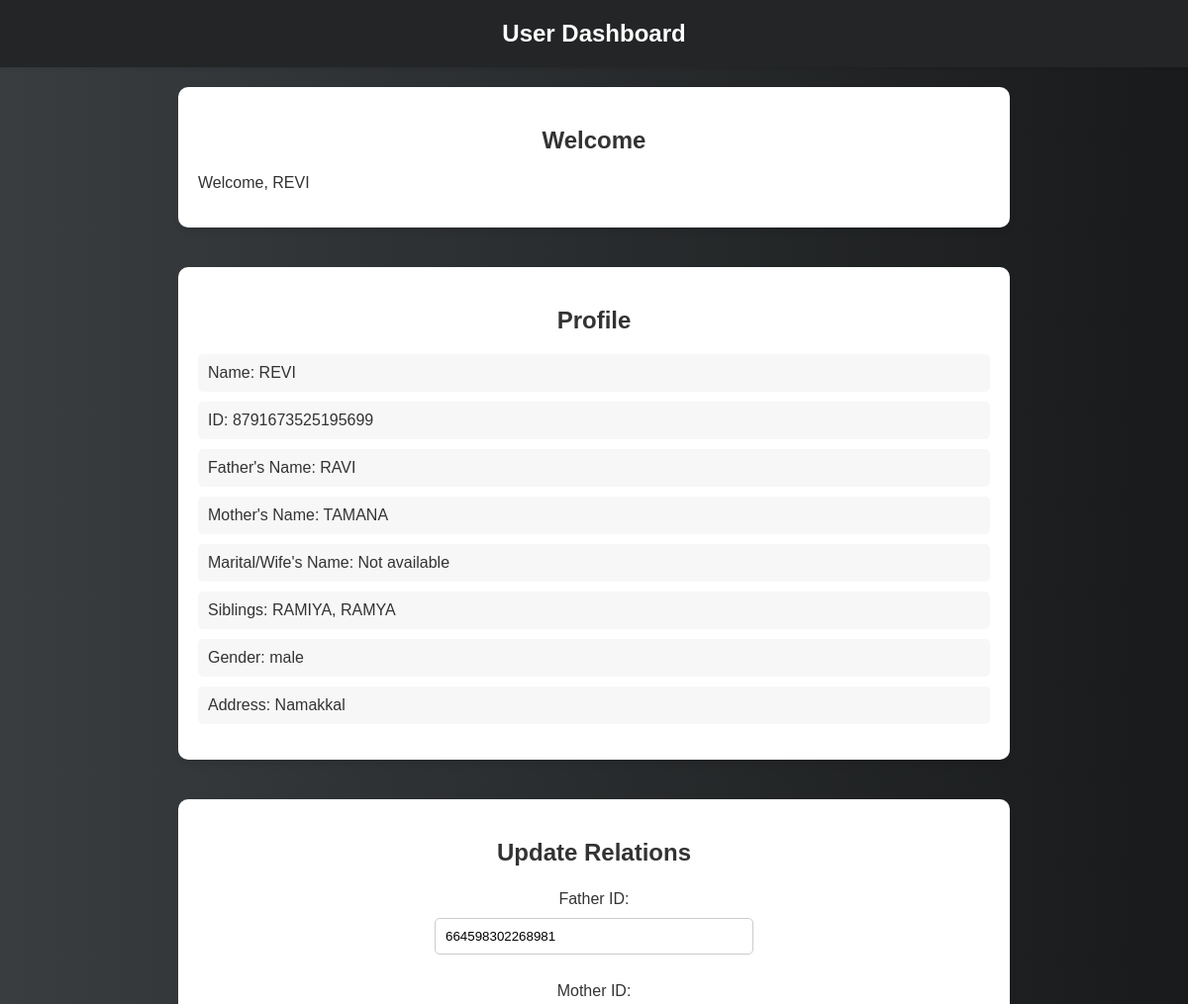
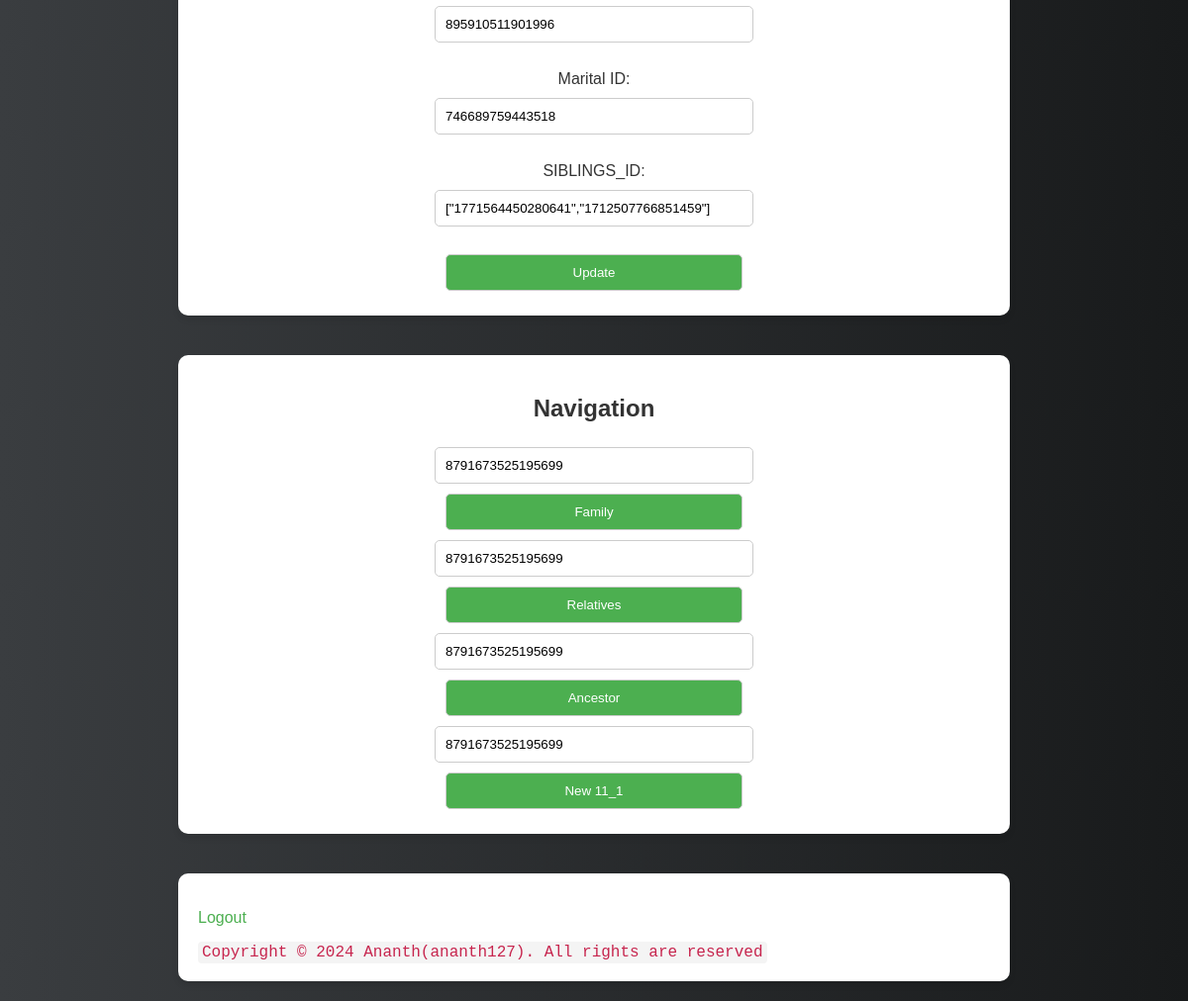
The app's page /data/Dashboard.php (signed in) with its own data (2 pictures, top to bottom).
### tables this page shows
CREATE TABLE `userss` (
  `id` bigint(20) NOT NULL,
  `name` varchar(255) DEFAULT NULL,
  `gender` varchar(10) DEFAULT NULL,
  `password` varchar(255) DEFAULT NULL,
  `address` text DEFAULT NULL,
  `dob` date DEFAULT NULL,
  `father_id` bigint(20) DEFAULT NULL,
  `mother_id` bigint(20) DEFAULT NULL,
  `marital_id` bigint(20) DEFAULT NULL,
  `CHILDRENS_ID` text DEFAULT NULL,
  `mobile_number` varchar(15) DEFAULT NULL
);

### data/Dashboard.php (the view, shortened to what this page needs)
<?php
$host = 'localhost';
$dbname = 'id21263871_feedback';
$username = 'id21263871_feedbackapp';
$password = 'Ajai@1107';
$dsn = "mysql:host=$host;dbname=$dbname;charset=UTF8";
try {
    $pdo = new PDO($dsn, $username, $password);
    $pdo->setAttribute(PDO::ATTR_ERRMODE, PDO::ERRMODE_EXCEPTION);
} catch (PDOException $e) {
    die("Connection failed: " . $e->getMessage());
}
$stmt = $pdo->prepare("SELECT * FROM userss WHERE id = ?");
$stmt->execute([$_SESSION['user_id']]);
$user = $stmt->fetch(PDO::FETCH_ASSOC);
$relatives = ['father_id', 'mother_id', 'marital_id', 'SIBLINGS_ID'];
foreach ($relatives as $relative) {
    if (!empty($user[$relative])) {
                  $rel_stmt = $pdo->prepare("SELECT name FROM userss WHERE id = ?");
        $rel_stmt->execute([$user[$relative]]);
        $rel_result = $rel_stmt->fetch(PDO::FETCH_ASSOC);
        $user[$relative . '_name'] = $rel_result['name'] ?? 'Not available';
    } else {
        $user[$relative . '_name'] = 'Not set';
    }
}
function fetchSiblings($pdo, $siblingsJson) {
    $siblings = [];
    $siblingIds = json_decode($siblingsJson, true);
    $placeholders = implode(',', array_fill(0, count($siblingIds), '?'));
    $stmt = $pdo->prepare("SELECT name FROM userss WHERE id IN ($placeholders)");
    $stmt->execute($siblingIds);
    if ($stmt->rowCount() > 0) {
        while ($result = $stmt->fetch(PDO::FETCH_ASSOC)) {
            $siblings[] = htmlspecialchars($result['name']);
        }
    }
    return implode(', ', $siblings);
}
$user['siblings'] = fetchSiblings($pdo, $user['CHILDRENS_ID']);
?>
<!DOCTYPE html>
<html lang="en">
<head>
</head>
<body>
    <header>
        <h1>User Dashboard</h1>
    </header>
    <div class="container">
        <h2>Welcome</h2>
        <p>Welcome, <?php echo htmlspecialchars($user['name']); ?></p>
    </div>
    <div class="container">
        <h2>Profile</h2>
        <ul>
            <li>Name: <?php echo htmlspecialchars($user['name']); ?></li>
            <li>ID: <?php echo htmlspecialchars($user['id']); ?></li>
            <li>Father's Name: <?php echo htmlspecialchars($user['father_id_name']); ?></li>
            <li>Mother's Name: <?php echo htmlspecialchars($user['mother_id_name']); ?></li>
            <li>Marital/Wife's Name: <?php echo htmlspecialchars($user['marital_id_name']); ?></li>
            <li>Siblings: <?php echo htmlspecialchars($user['siblings']); ?></li>
            <li>Gender: <?php echo htmlspecialchars($user['gender']); ?></li>
            <li>Address: <?php echo htmlspecialchars($user['address']); ?></li>
        </ul>
    </div>
    <div class="container">
        <h2>Update Relations</h2>
        <form action="update.php" method="post">
            <label for="father_id">Father ID:</label>
            <input type="text" id="father_id" name="father_id" value="<?php echo htmlspecialchars($user['father_id']); ?>"><br>
            <label for="mother_id">Mother ID:</label>
            <input type="text" id="mother_id" name="mother_id" value="<?php echo htmlspecialchars($user['mother_id']); ?>"><br>
            <label for="marital_id">Marital ID:</label>
            <input type="text" id="marital_id" name="marital_id" value="<?php echo htmlspecialchars($user['marital_id']); ?>"><br>
            <label for="siblings_ID">SIBLINGS_ID:</label>
            <input type="text" id="SIBLINGS_ID" name="CHILDRENS_ID" value="<?php echo htmlspecialchars($user['CHILDRENS_ID']); ?>"><br>
            <button type="submit">Update</button>
        </form>
    </div>
    <div class="container">
        <h2>Navigation</h2>
        <form action="Table.php" method="post">
            <input type="text" name="personId" value="<?php echo $user['id']; ?>">
            <button type="submit">Family</button>
        </form>
        <form action="parchil1.php" method="post">
            <input type="text" name="personId" value="<?php echo $user['id']; ?>">
            <button type="submit">Relatives</button>
        </form>
        <form action="parchil2_ancestor.php" method="post">
            <input type="text" name="personId" value="<?php echo $user['id']; ?>">
            <button type="submit">Ancestor</button>
        </form>
        <form action="new_11_1.php" method="post">
            <input type="text" name="personId" value="<?php echo $user['id']; ?>">
            <button type="submit">New 11_1</button>
        </form>
    </div>
    <div class="container">
        <p><a href="Login.html">Logout</a></p>
        <footer><a style="font-family: 'Courier New', Courier, monospace; background-color: #f4f4f4;  border-radius: 4px; padding: 2px 4px; color: #c7254e; text-decoration: none;" href="https://see-through-headset.000webhostapp.com/data/FAMILY%20RELATIONSHIP%20MANAGEMENT.pdf">Copyright © 2024 Ananth(ananth127). All rights are reserved
        </a></footer>
    </div>
</body>
</html>

### data/Dashboard.php (style rules this page uses)
body { font-family: Arial, sans-serif; background: linear-gradient(to right, #3a3d40, #181a1b); color: #333; margin: 0; padding: 0; display: flex; flex-direction: column; align-items: center; min-height: 100vh; }
header { width: 100%; background: #232526; padding: 20px 0; text-align: center; box-shadow: 0 2px 4px rgba(0, 0, 0, 0.1); }
header h1 { margin: 0; color: #ffffff; font-size: 24px; }
.container { background: #ffffff; padding: 20px; border-radius: 10px; box-shadow: 0 4px 6px rgba(0, 0, 0, 0.1); width: 80%; max-width: 800px; margin: 20px 0; }
h2 { text-align: center; color: #333; }
ul { list-style: none; padding: 0; }
li { background: #f7f7f7; margin: 10px 0; padding: 10px; border-radius: 5px; }
form { display: flex; flex-direction: column; align-items: center; }
label, input, button { margin: 5px 0; }
input, button { padding: 10px; border: 1px solid #ccc; border-radius: 5px; }
input { width: 100%; max-width: 300px; }
button { background: #4CAF50; color: #fff; cursor: pointer; width: 100%; max-width: 300px; }
a { color: #4CAF50; text-decoration: none; }

### records on screen
userss: name "REVI", id "8791673525195699", gender "male", address "Namakkal", father_id "664598302268981", mother_id "895910511901996", marital_id "746689759443518", CHILDRENS_ID "[\"1771564450280641\",\"1712507766851459\"]", personId "8791673525195699"

### other values on screen
$user['father_id_name'] "RAVI"
$user['mother_id_name'] "TAMANA"
$user['marital_id_name'] "Not available"
$user['siblings'] "RAMIYA, RAMYA"
